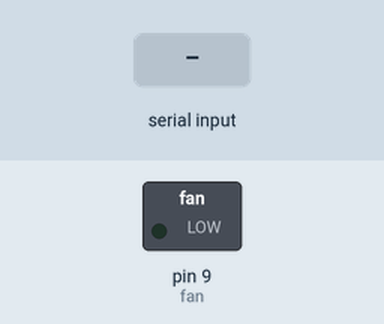
Bench run of a sketch on a simulated Arduino Uno, built with avr-gcc and run on an emulated ATmega328P. Parts: switched loads named in the sketch (green lamp = pin HIGH). The inputs (shaded band) are chosen by the test bench.

Above: at 1.2 s.
1.3 s: byte 1 (1) received over Serial
At 2.5 s:
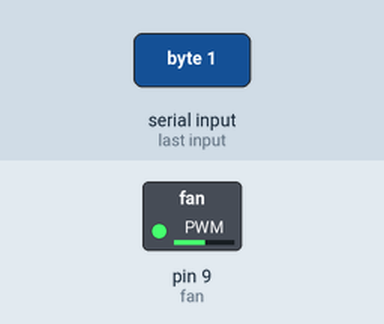
2.8 s: byte 3 (3) received over Serial
At 3.8 s:
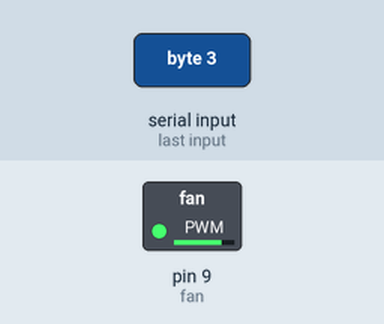
Timing chart, 0 to 5.8 s (numbered marks = the images above; inputs shaded):
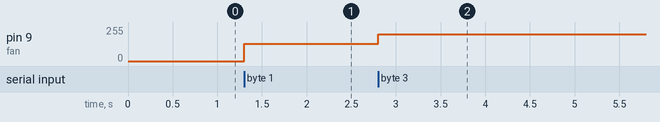

The sketch:

FanRegulator_Serialinput.ino
```cpp
#define fan 9

void setup() {
  Serial.begin(9600);
  pinMode(fan, OUTPUT);
}

void loop() {
   int speed = Serial.read();
if (speed == 0){
  analogWrite(fan, 0);
}else if (speed == 1) {
  analogWrite(fan, 130);
} else if (speed == 2) {
  analogWrite(fan, 160);
}else if (speed == 3) {
  analogWrite(fan, 200);
}else if(speed == 4) {
  analogWrite(fan, 255);
}
}
```

Measured:
- after the input at 1.3 s, pin 9 (fan): 0/255 → 130/255 at once
- after the input at 2.8 s, pin 9 (fan): 130/255 → 200/255 at once
